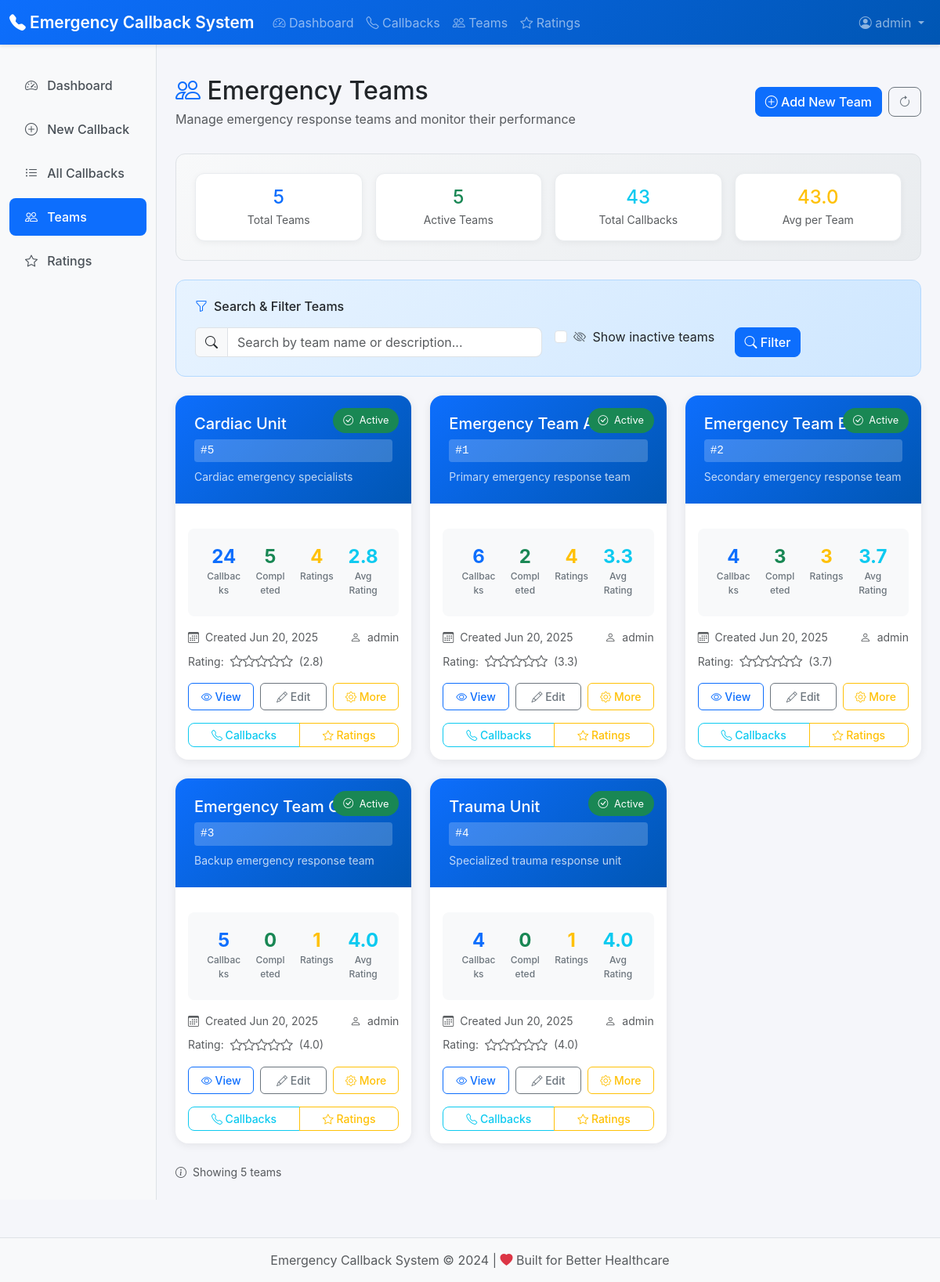
The page /teams/ (signed in) on the database its author committed.
### users/models.py (models this page shows, shortened)
class User(AbstractUser):
    pass

### teams/models.py (models this page shows, shortened)
class Team(models.Model):
    name = models.CharField(max_length=100)
    description = models.TextField(blank=True)
    is_active = models.BooleanField(default=True)
    created_at = models.DateTimeField(auto_now_add=True)
    created_by = models.ForeignKey(settings.AUTH_USER_MODEL, on_delete=models.CASCADE)
    class Meta:
        ordering = ['name']

### teams/views.py (the view)
# urls.py: path('', views.team_list, name='list'),
@login_required
def team_list(request):
    search = request.GET.get('search', '')
    show_inactive = request.GET.get('show_inactive', False)
    teams = Team.objects.annotate(
        callback_count=Count('callbackrequest'),
        completed_count=Count('callbackrequest', filter=Q(callbackrequest__status='completed')),
        rating_count=Count('callbackrequest__rating'),
        avg_rating=Avg('callbackrequest__rating__rating')
    )
    if not show_inactive:
        teams = teams.filter(is_active=True)
    if search:
        teams = teams.filter(Q(name__icontains=search) | Q(description__icontains=search))
    teams = teams.order_by('name')
    total_teams = teams.count()
    active_teams = teams.filter(is_active=True).count()
    total_callbacks = sum(team.callback_count or 0 for team in teams)
    context = {
        'teams': teams,
        'search': search,
        'show_inactive': show_inactive,
        'total_teams': total_teams,
        'active_teams': active_teams,
        'total_callbacks': total_callbacks,
    }
    return render(request, 'teams/list.html', context)

### templates/teams/list.html (shortened to what this page needs)
{% extends 'base.html' %}
{% block content %}
<div class="d-flex justify-content-between flex-wrap flex-md-nowrap align-items-center pt-3 pb-2 mb-4">
    <div>
        <h1 class="h2 mb-1">
            <i class="bi bi-people text-primary"></i> Emergency Teams
        </h1>
        <p class="text-muted mb-0">Manage emergency response teams and monitor their performance</p>
    </div>
    <div class="btn-toolbar">
        <div class="btn-group me-2">
            <a href="{% url 'teams:create' %}" class="btn btn-primary">
                <i class="bi bi-plus-circle"></i> Add New Team
            </a>
        </div>
        <button type="button" class="btn btn-outline-secondary" onclick="location.reload()">
            <i class="bi bi-arrow-clockwise"></i>
        </button>
    </div>
</div>
<div class="teams-header">
    <div class="row g-3">
        <div class="col-md-3">
            <div class="quick-stats text-center">
                <div class="h4 text-primary mb-1">{{ total_teams }}</div>
                <div class="small text-muted">Total Teams</div>
            </div>
        </div>
        <div class="col-md-3">
            <div class="quick-stats text-center">
                <div class="h4 text-success mb-1">{{ active_teams }}</div>
                <div class="small text-muted">Active Teams</div>
            </div>
        </div>
        <div class="col-md-3">
            <div class="quick-stats text-center">
                <div class="h4 text-info mb-1">{{ total_callbacks }}</div>
                <div class="small text-muted">Total Callbacks</div>
            </div>
        </div>
        <div class="col-md-3">
            <div class="quick-stats text-center">
                <div class="h4 text-warning mb-1">
                    {% if total_callbacks > 0 %}
                        {{ total_callbacks|floatformat:1 }}
                    {% else %}
                        0
                    {% endif %}
                </div>
                <div class="small text-muted">Avg per Team</div>
            </div>
        </div>
    </div>
</div>
<div class="search-card">
    <h6 class="mb-3">
        <i class="bi bi-funnel text-primary me-2"></i>Search & Filter Teams
    </h6>
    <form method="get" class="row g-3">
        <div class="col-md-6">
            <div class="input-group">
                <span class="input-group-text"><i class="bi bi-search"></i></span>
                <input type="text" name="search" class="form-control"
                       placeholder="Search by team name or description..." value="{{ search }}">
            </div>
        </div>
        <div class="col-md-3">
            <div class="form-check">
                <input class="form-check-input" type="checkbox" name="show_inactive" id="show_inactive"
                       {% if show_inactive %}checked{% endif %}>
                <label class="form-check-label" for="show_inactive">
                    <i class="bi bi-eye-slash text-muted me-1"></i>
                    Show inactive teams
                </label>
            </div>
        </div>
        <div class="col-md-3">
            <div class="d-grid gap-2 d-md-flex">
                <button type="submit" class="btn btn-primary">
                    <i class="bi bi-search"></i> Filter
                </button>
            </div>
        </div>
    </form>
</div>
{% if teams %}
<div class="row g-4 mb-4">
    {% for team in teams %}
    <div class="col-xl-4 col-lg-6">
        <div class="card team-card">
            <div class="team-header {% if not team.is_active %}inactive{% endif %}">
                <span class="team-badge
                    {% if team.is_active %}bg-success{% else %}bg-warning text-dark{% endif %}">
                    {% if team.is_active %}
                        <i class="bi bi-check-circle me-1"></i> Active
                    {% else %}
                        <i class="bi bi-pause-circle me-1"></i> Inactive
                    {% endif %}
                </span>
                <h5 class="mb-2">{{ team.name }}</h5>
                <div class="team-id mb-2">#{{ team.id }}</div>
                {% if team.description %}
                <p class="mb-0 opacity-75 small">{{ team.description|truncatewords:12 }}</p>
                {% else %}
                <p class="mb-0 opacity-75 small fst-italic">No description provided</p>
                {% endif %}
            </div>
            <div class="card-body">
                <div class="team-stats">
                    <div class="row g-0">
                        <div class="col-3">
                            <div class="stat-item">
                                <div class="stat-number text-primary">{{ team.callback_count|default:0 }}</div>
                                <div class="stat-label">Callbacks</div>
                            </div>
                        </div>
                        <div class="col-3">
                            <div class="stat-item">
                                <div class="stat-number text-success">{{ team.completed_count|default:0 }}</div>
                                <div class="stat-label">Completed</div>
                            </div>
                        </div>
                        <div class="col-3">
                            <div class="stat-item">
                                <div class="stat-number text-warning">{{ team.rating_count|default:0 }}</div>
                                <div class="stat-label">Ratings</div>
                            </div>
                        </div>
                        <div class="col-3">
                            <div class="stat-item">
                                <div class="stat-number text-info">
                                    {% if team.avg_rating %}
                                        {{ team.avg_rating|floatformat:1 }}
                                    {% else %}
                                        -
                                    {% endif %}
                                </div>
                                <div class="stat-label">Avg Rating</div>
                            </div>
                        </div>
                    </div>
                </div>
                <div class="mb-3">
                    <div class="d-flex justify-content-between align-items-center mb-2">
                        <small class="text-muted">
                            <i class="bi bi-calendar3 me-1"></i>
                            Created {{ team.created_at|date:"M d, Y" }}
                        </small>
                        <small class="text-muted">
                            <i class="bi bi-person me-1"></i>
                            {{ team.created_by.username }}
                        </small>
                    </div>
                    {% if team.avg_rating %}
                    <div class="d-flex align-items-center">
                        <small class="text-muted me-2">Rating:</small>
                        {% for i in "12345" %}
                            {% if forloop.counter <= team.avg_rating|floatformat:0 %}
                                <i class="bi bi-star-fill text-warning"></i>
                            {% else %}
                                <i class="bi bi-star text-muted"></i>
                            {% endif %}
                        {% endfor %}
                        <span class="small text-muted ms-2">({{ team.avg_rating|floatformat:1 }})</span>
                    </div>
                    {% endif %}
                </div>
                <div class="team-actions">
                    <div class="row g-2">
                        <div class="col-4">
                            <a href="{% url 'teams:detail' team.pk %}" class="btn btn-outline-primary btn-sm w-100">
                                <i class="bi bi-eye"></i> View
                            </a>
                        </div>
                        <div class="col-4">
                            <a href="{% url 'teams:edit' team.pk %}" class="btn btn-outline-secondary btn-sm w-100">
                                <i class="bi bi-pencil"></i> Edit
                            </a>
                        </div>
                        <div class="col-4">
                            {% if team.is_active %}
                            <button class="btn btn-outline-warning btn-sm w-100" onclick="showTeamActions({{ team.id }}, '{{ team.name|escapejs }}')">
                                <i class="bi bi-gear"></i> More
                            </button>
                            {% else %}
                            <button class="btn btn-outline-success btn-sm w-100" onclick="reactivateTeam({{ team.id }})">
                                <i class="bi bi-play-circle"></i> Enable
                            </button>
                            {% endif %}
                        </div>
                    </div>
                </div>
                {% if team.callback_count > 0 %}
                <div class="mt-3">
                    <div class="btn-group w-100" role="group">
                        <a href="{% url 'callbacks:list' %}?team={{ team.id }}" class="btn btn-outline-info btn-sm">
                            <i class="bi bi-telephone"></i> Callbacks
                        </a>
                        {% if team.rating_count > 0 %}
                        <a href="{% url 'callbacks:ratings' %}?team={{ team.id }}" class="btn btn-outline-warning btn-sm">
                            <i class="bi bi-star"></i> Ratings
                        </a>
                        {% endif %}
                    </div>
                </div>
                {% endif %}
            </div>
        </div>
    </div>
    {% endfor %}
</div>
<div class="d-flex justify-content-between align-items-center">
    <div>
        <small class="text-muted">
            <i class="bi bi-info-circle me-1"></i>
            Showing {{ teams|length }} team{{ teams|length|pluralize }}
        </small>
    </div>
</div>
{% endif %}
{% endblock %}

### templates/base.html (shortened to what this page needs)
<!DOCTYPE html>
<html lang="en">
<head>
    <link href="https://cdn.jsdelivr.net/npm/bootstrap@5.3.0/dist/css/bootstrap.min.css" rel="stylesheet">
    <link href="https://cdn.jsdelivr.net/npm/bootstrap-icons@1.10.0/font/bootstrap-icons.css" rel="stylesheet">
</head>
<body>
    <nav class="navbar navbar-expand-lg navbar-dark">
        <div class="container-fluid">
            <a class="navbar-brand" href="{% url 'callbacks:dashboard' %}">
                <i class="bi bi-telephone-fill"></i> Emergency Callback System
            </a>
            <div class="collapse navbar-collapse" id="navbarNav">
                {% if user.is_authenticated %}
                <ul class="navbar-nav me-auto">
                    <li class="nav-item">
                        <a class="nav-link" href="{% url 'callbacks:dashboard' %}">
                            <i class="bi bi-speedometer2"></i> Dashboard
                        </a>
                    </li>
                    <li class="nav-item">
                        <a class="nav-link" href="{% url 'callbacks:list' %}">
                            <i class="bi bi-telephone"></i> Callbacks
                        </a>
                    </li>
                    <li class="nav-item">
                        <a class="nav-link" href="{% url 'teams:list' %}">
                            <i class="bi bi-people"></i> Teams
                        </a>
                    </li>
                    <li class="nav-item">
                        <a class="nav-link" href="{% url 'callbacks:ratings' %}">
                            <i class="bi bi-star"></i> Ratings
                        </a>
                    </li>
                </ul>
                <ul class="navbar-nav">
                    <li class="nav-item dropdown">
                        <a class="nav-link dropdown-toggle" href="#" id="navbarDropdown" role="button" data-bs-toggle="dropdown">
                            <i class="bi bi-person-circle"></i> {{ user.username }}
                        </a>
                    </li>
                </ul>
                {% endif %}
            </div>
        </div>
    </nav>
    <div class="container-fluid">
        <div class="row">
            {% if user.is_authenticated %}
            <nav class="col-md-2 d-none d-md-block sidebar">
                <div class="position-sticky">
                    <ul class="nav flex-column">
                        <li class="nav-item">
                            <a class="nav-link" href="{% url 'callbacks:dashboard' %}">
                                <i class="bi bi-speedometer2"></i> Dashboard
                            </a>
                        </li>
                        <li class="nav-item">
                            <a class="nav-link" href="{% url 'callbacks:create' %}">
                                <i class="bi bi-plus-circle"></i> New Callback
                            </a>
                        </li>
                        <li class="nav-item">
                            <a class="nav-link" href="{% url 'callbacks:list' %}">
                                <i class="bi bi-list-ul"></i> All Callbacks
                            </a>
                        </li>
                        <li class="nav-item">
                            <a class="nav-link" href="{% url 'teams:list' %}">
                                <i class="bi bi-people"></i> Teams
                            </a>
                        </li>
                        <li class="nav-item">
                            <a class="nav-link" href="{% url 'callbacks:ratings' %}">
                                <i class="bi bi-star"></i> Ratings
                            </a>
                        </li>
                    </ul>
                </div>
            </nav>
            <main class="col-md-10 ms-sm-auto content-area fade-in">
                {% block content %}{% endblock %}
            </main>
            {% else %}
            <main class="col-12 fade-in">
                {% block login_content %}{% endblock %}
            </main>
            {% endif %}
        </div>
    </div>
    <footer class="text-center py-3 mt-5">
        <div class="container">
            <span class="text-muted">Emergency Callback System © 2024 |
                <i class="bi bi-heart-fill text-danger"></i> Built for Better Healthcare
            </span>
        </div>
    </footer>
</body>
</html>

### rows shown on the page
User: username "admin"
Team: is_active True (drawn), name "Cardiac Unit", id "5", description "Cardiac emergency specialists", callback_count "24", completed_count "5", rating_count "4", avg_rating "2.8", created_at "Jun 20, 2025", created_by.username "admin"
Team: is_active True (drawn), name "Emergency Team Alpha", id "1", description "Primary emergency response team", callback_count "6", completed_count "2", rating_count "4", avg_rating "3.3", created_at "Jun 20, 2025", created_by.username "admin"
Team: is_active True (drawn), name "Emergency Team Bravo", id "2", description "Secondary emergency response team", callback_count "4", completed_count "3", rating_count "3", avg_rating "3.7", created_at "Jun 20, 2025", created_by.username "admin"
Team: is_active True (drawn), name "Emergency Team Charlie", id "3", description "Backup emergency response team", callback_count "5", completed_count "0", rating_count "1", avg_rating "4.0", created_at "Jun 20, 2025", created_by.username "admin"
Team: is_active True (drawn), name "Trauma Unit", id "4", description "Specialized trauma response unit", callback_count "4", completed_count "0", rating_count "1", avg_rating "4.0", created_at "Jun 20, 2025", created_by.username "admin"

### other values the page prints
{{ total_teams }} "5"
{{ active_teams }} "5"
{{ total_callbacks }} "43"
{{ total_callbacks|floatformat:1 }} "43.0"
{{ teams|length }} "5"
